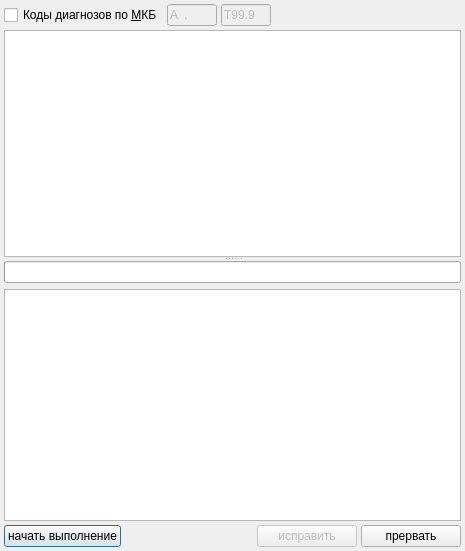
<?xml version="1.0" encoding="UTF-8"?>
<ui version="4.0">
 <class>LocalLogicalControlDiagnosisLUD</class>
 <widget class="QDialog" name="LocalLogicalControlDiagnosisLUD">
  <property name="geometry">
   <rect>
    <x>0</x>
    <y>0</y>
    <width>465</width>
    <height>551</height>
   </rect>
  </property>
  <property name="windowTitle">
   <string>Оперативный логический контроль ЛУДа</string>
  </property>
  <layout class="QGridLayout" name="gridLayout">
   <property name="margin">
    <number>4</number>
   </property>
   <property name="spacing">
    <number>4</number>
   </property>
   <item row="0" column="0">
    <widget class="QCheckBox" name="chkMKB">
     <property name="text">
      <string>Коды диагнозов по &amp;МКБ</string>
     </property>
    </widget>
   </item>
   <item row="0" column="1">
    <widget class="QLineEdit" name="edtMKBFrom">
     <property name="enabled">
      <bool>false</bool>
     </property>
     <property name="maximumSize">
      <size>
       <width>50</width>
       <height>16777215</height>
      </size>
     </property>
     <property name="inputMask">
      <string>a00.00; </string>
     </property>
     <property name="text">
      <string>A.</string>
     </property>
    </widget>
   </item>
   <item row="0" column="2">
    <widget class="QLineEdit" name="edtMKBTo">
     <property name="enabled">
      <bool>false</bool>
     </property>
     <property name="maximumSize">
      <size>
       <width>50</width>
       <height>16777215</height>
      </size>
     </property>
     <property name="inputMask">
      <string>a00.00; </string>
     </property>
     <property name="text">
      <string>T99.9</string>
     </property>
    </widget>
   </item>
   <item row="0" column="3">
    <spacer name="horizontalSpacer">
     <property name="orientation">
      <enum>Qt::Horizontal</enum>
     </property>
     <property name="sizeHint" stdset="0">
      <size>
       <width>177</width>
       <height>20</height>
      </size>
     </property>
    </spacer>
   </item>
   <item row="1" column="0" colspan="4">
    <widget class="QSplitter" name="splitter">
     <property name="orientation">
      <enum>Qt::Vertical</enum>
     </property>
     <property name="childrenCollapsible">
      <bool>false</bool>
     </property>
     <widget class="QTextBrowser" name="txtClientInfoControlLocalLUD"/>
     <widget class="QWidget" name="layoutWidget">
      <layout class="QVBoxLayout" name="verticalLayout">
       <item>
        <widget class="CProgressBar" name="prbControlDiagnosisLocalLUD">
         <property name="format">
          <string>%p%</string>
         </property>
        </widget>
       </item>
       <item>
        <widget class="QListWidget" name="listResultControlDiagnosisLocalLUD">
         <property name="editTriggers">
          <set>QAbstractItemView::DoubleClicked|QAbstractItemView::EditKeyPressed|QAbstractItemView::SelectedClicked</set>
         </property>
         <property name="selectionMode">
          <enum>QAbstractItemView::ExtendedSelection</enum>
         </property>
         <property name="flow">
          <enum>QListView::TopToBottom</enum>
         </property>
        </widget>
       </item>
      </layout>
     </widget>
    </widget>
   </item>
   <item row="2" column="0" colspan="4">
    <layout class="QHBoxLayout" name="horizontalLayout_2">
     <property name="spacing">
      <number>4</number>
     </property>
     <item>
      <widget class="QPushButton" name="btnStartControlLocalLUD">
       <property name="minimumSize">
        <size>
         <width>100</width>
         <height>0</height>
        </size>
       </property>
       <property name="text">
        <string>начать выполнение</string>
       </property>
       <property name="autoDefault">
        <bool>true</bool>
       </property>
      </widget>
     </item>
     <item>
      <widget class="QLabel" name="lblCountLineLocalLUD">
       <property name="sizePolicy">
        <sizepolicy hsizetype="Expanding" vsizetype="Preferred">
         <horstretch>0</horstretch>
         <verstretch>0</verstretch>
        </sizepolicy>
       </property>
       <property name="text">
        <string/>
       </property>
       <property name="alignment">
        <set>Qt::AlignCenter</set>
       </property>
      </widget>
     </item>
     <item>
      <widget class="QPushButton" name="btnCorrectControlLocalLUD">
       <property name="enabled">
        <bool>false</bool>
       </property>
       <property name="minimumSize">
        <size>
         <width>100</width>
         <height>0</height>
        </size>
       </property>
       <property name="text">
        <string>исправить</string>
       </property>
      </widget>
     </item>
     <item>
      <widget class="QPushButton" name="btnEndControlLocalLUD">
       <property name="minimumSize">
        <size>
         <width>100</width>
         <height>0</height>
        </size>
       </property>
       <property name="text">
        <string>прервать</string>
       </property>
       <property name="autoDefault">
        <bool>true</bool>
       </property>
      </widget>
     </item>
    </layout>
   </item>
  </layout>
 </widget>
 <customwidgets>
  <customwidget>
   <class>CProgressBar</class>
   <extends>QProgressBar</extends>
   <header>library/ProgressBar.h</header>
  </customwidget>
 </customwidgets>
 <resources/>
 <connections/>
</ui>
